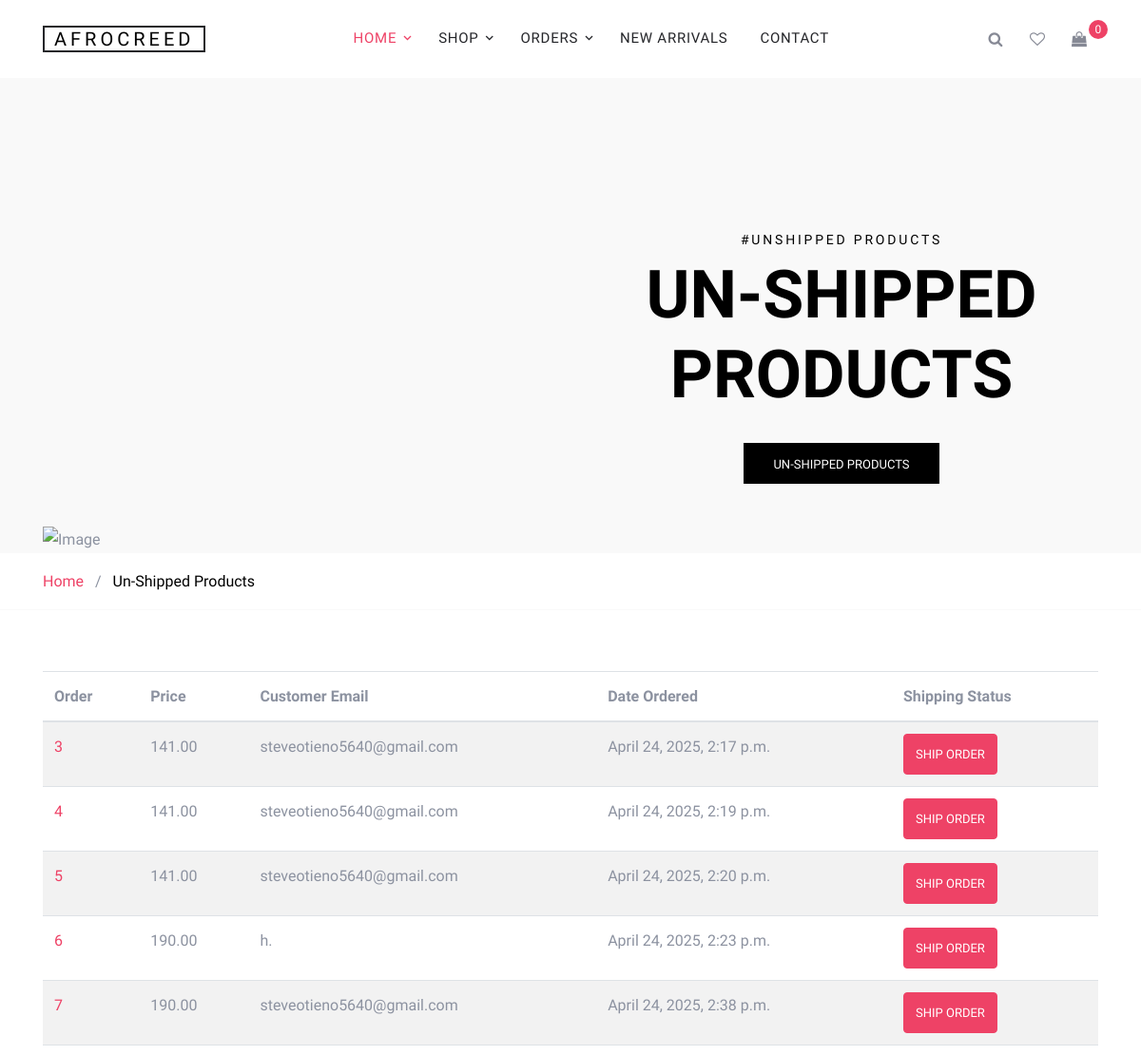
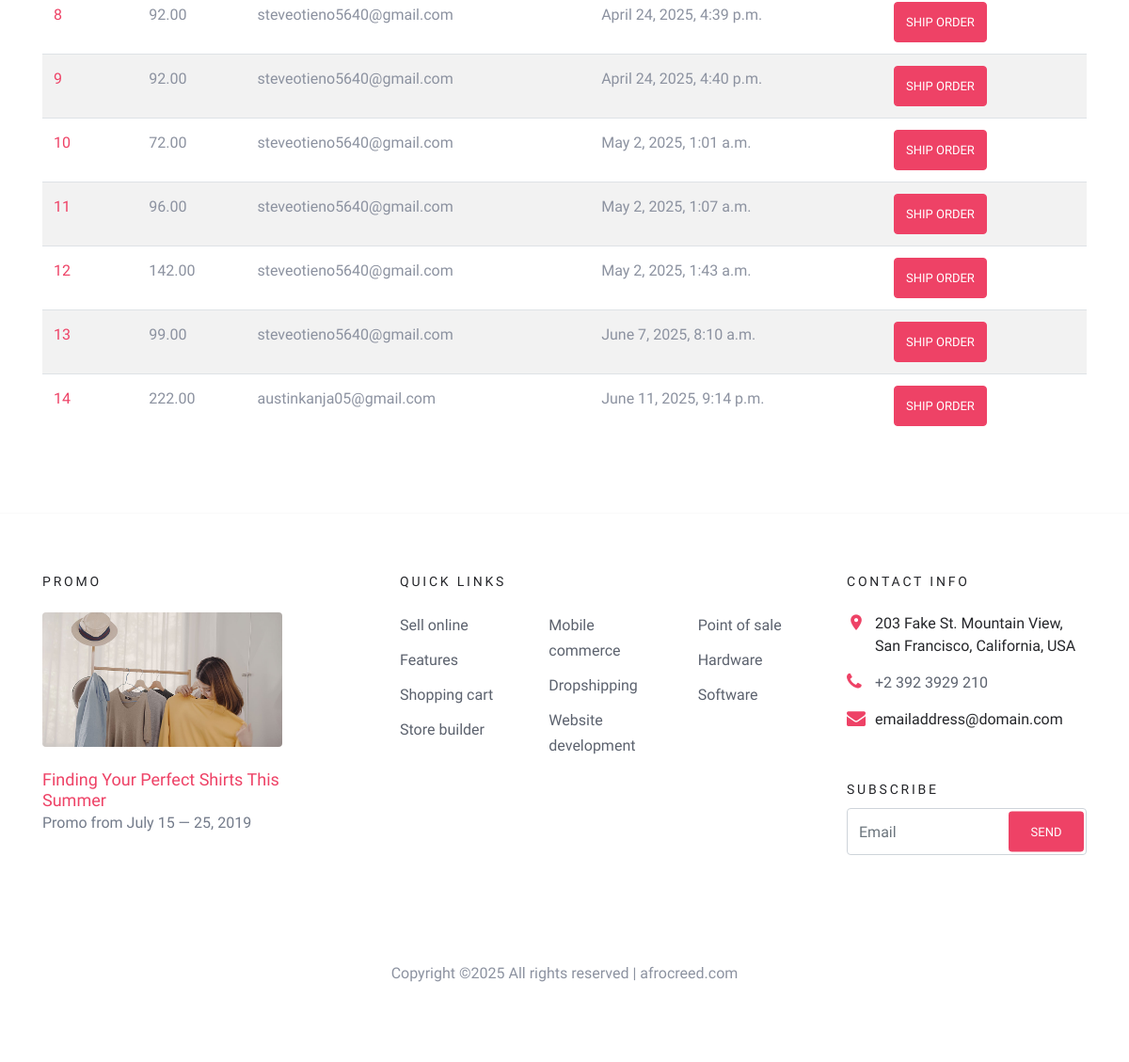
Page /payment/not_shipped_dash/ (signed in) on the committed database (2 pictures, top to bottom).
### payment/models.py (models this page shows, shortened)
class Order(models.Model):
    user = models.ForeignKey(User, on_delete=models.CASCADE, null=True, blank=True)
    full_name = models.CharField(max_length=250)
    email = models.EmailField(max_length=250)
    shipping_address = models.TextField(max_length=15000)
    amount_paid = models.DecimalField(max_digits=10, decimal_places=2)
    date_ordered = models.DateTimeField(auto_now_add=True)
    shipped = models.BooleanField(default=False)
    date_shipped = models.DateTimeField(null=True, blank=True)
    invoice = models.CharField(max_length=255, null=True, blank=True)
    paid = models.BooleanField(default=False)

### payment/views.py (the view, shortened to what this page needs)
# urls.py: path('not_shipped_dash/', views.not_shipped_dash, name='not_shipped_dash'),
def not_shipped_dash(request):
    if request.user.is_authenticated and request.user.is_superuser:
        orders = Order.objects.filter(shipped=False)
        return render(request, 'payment/not_shipped_dash.html', {'orders': orders})
    else:
        messages.success(request, 'Access Denied!')
        return redirect('home')

### cart/cart.py (called while the page is built)
    def __len__(self):
        return len(self.cart)

### cart/context_processors.py (called while the page is built)
def cart(request):
    return {'cart': Cart(request)}

### payment/templates/payment/not_shipped_dash.html (shortened to what this page needs)
{% extends 'base.html' %}
{% load static %}
{% block content %}
<div class="site-blocks-cover inner-page" data-aos="fade">
  <div class="container">
    <div class="row">
      <div class="col-md-6 ml-auto order-md-2 align-self-start">
        <div class="site-block-cover-content">
        <h2 class="sub-title">#unshipped products</h2>
        <h1>Un-Shipped Products</h1>
        <p><a href="#" class="btn btn-black rounded-0">Un-Shipped Products</a></p>
        </div>
      </div>
      <div class="col-md-6 order-1 align-self-end">
        <img src="images/model_7.png" alt="Image" class="img-fluid">
      </div>
    </div>
  </div>
</div>
<div class="custom-border-bottom py-3">
  <div class="container">
    <div class="row">
      <div class="col-md-12 mb-0"><a href="index.html">Home</a> <span class="mx-2 mb-0">/</span> <strong class="text-black">Un-Shipped Products</strong></div>
    </div>
  </div>
</div>
<div class="site-section site-section-sm site-blocks-1 border-0" data-aos="fade">
    <div class="container">
        <table class="table table-striped table-hover">
            <thead>
              <tr>
                <th scope="col">Order</th>
                <th scope="col">Price</th>
                <th scope="col">Customer Email</th>
                <th scope="col">Date Ordered</th>
                <th scope="col">Shipping Status</th>
              </tr>
            </thead>
            <tbody>
                {% for item in orders %}
                    <tr>
                        <td><a href="{% url 'orders' item.id %}">{{ item.id}}</a></td>
                        <td>{{ item.amount_paid }}</td>
                        <td>{{ item.email }}</td>
                        <td>{{ item.date_ordered }}</td>
                        <td>
                          <form action="" method="POST">
                            <button type="submit" class="btn btn-primary">Ship Order</button>
                          </form>
                        </td>
                    </tr>
                {% endfor %}
            </tbody>
          </table>
    </div>
</div>
{% endblock %}

### static/css/style.css (style rules this page uses)
body { line-height: 1.7; color: #8c92a0; font-weight: 300; font-size: 16px; }
.text-black { color: #000; }
.btn { height: 43px; -webkit-transition: .3s all ease-in-out; -o-transition: .3s all ease-in-out; transition: .3s all ease-in-out; text-transform: uppercase; font-size: 13px; }
.btn.btn-black { padding: 12px 30px; background: #000; color: #fff; }
.site-section { padding: 2.5em 0; }
@media (min-width: 768px) { .site-section { padding: 5em 0; } }
.site-section.site-section-sm { padding: 4em 0; }
.site-blocks-cover { background-size: cover; background-repeat: no-repeat; background-position: center center; background: #f9f9f9; position: relative; overflow: hidden; z-index: 9; }
.site-blocks-cover, .site-blocks-cover .row { min-height: 600px; height: calc(100vh - 174px); }
.site-blocks-cover.inner-page, .site-blocks-cover.inner-page .row { min-height: 400px; height: 500px; }
.site-blocks-cover h2 { font-size: 14px; font-weight: normal; color: #000; letter-spacing: .2em; text-transform: uppercase; }
.site-blocks-cover h1 { font-size: 50px; font-weight: 900; color: #000; margin-bottom: 30px; text-transform: uppercase; }
@media (min-width: 768px) { .site-blocks-cover h1 { font-size: 70px; } }
.site-blocks-cover p { color: #333333; font-size: 20px; line-height: 35px; }
.site-blocks-cover .site-block-cover-content { margin-top: 20%; text-align: center; }
@media (min-width: 768px) { .site-blocks-cover .site-block-cover-content { margin-top: 50%; } }
.site-blocks-cover.inner-page .site-block-cover-content { margin-top: 20%; text-align: center; }
@media (min-width: 768px) { .site-blocks-cover.inner-page .site-block-cover-content { margin-top: 30%; } }
.site-blocks-1 { border-bottom: 1px solid #edf0f5; }
.custom-border-bottom { border-bottom: 1px solid #f9f9f9; }

### rows in the picture
Order: id "3", amount_paid "141.00", email "steveotieno5640@gmail.com", date_ordered "April 24, 2025, 2:17 p.m."
Order: id "4", amount_paid "141.00", email "steveotieno5640@gmail.com", date_ordered "April 24, 2025, 2:19 p.m."
Order: id "5", amount_paid "141.00", email "steveotieno5640@gmail.com", date_ordered "April 24, 2025, 2:20 p.m."
Order: id "6", amount_paid "190.00", email "h.", date_ordered "April 24, 2025, 2:23 p.m."
Order: id "7", amount_paid "190.00", email "steveotieno5640@gmail.com", date_ordered "April 24, 2025, 2:38 p.m."
Order: id "8", amount_paid "92.00", email "steveotieno5640@gmail.com", date_ordered "April 24, 2025, 4:39 p.m."
Order: id "9", amount_paid "92.00", email "steveotieno5640@gmail.com", date_ordered "April 24, 2025, 4:40 p.m."
Order: id "10", amount_paid "72.00", email "steveotieno5640@gmail.com", date_ordered "May 2, 2025, 1:01 a.m."
Order: id "11", amount_paid "96.00", email "steveotieno5640@gmail.com", date_ordered "May 2, 2025, 1:07 a.m."
Order: id "12", amount_paid "142.00", email "steveotieno5640@gmail.com", date_ordered "May 2, 2025, 1:43 a.m."
Order: id "13", amount_paid "99.00", email "steveotieno5640@gmail.com", date_ordered "June 7, 2025, 8:10 a.m."
Order: id "14", amount_paid "222.00", email "austinkanja05@gmail.com", date_ordered "June 11, 2025, 9:14 p.m."

### other values in the picture
{{ cart|length }} "0"
